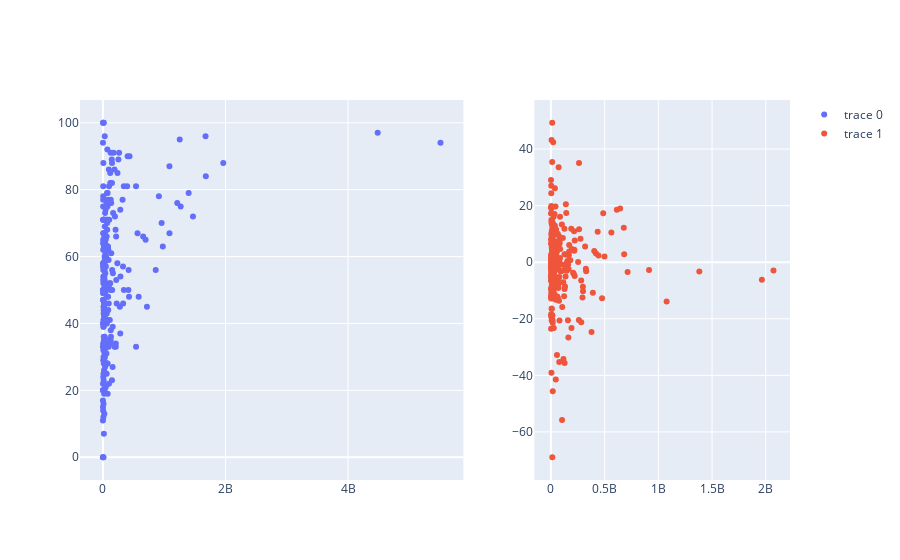

Notebook code cell kept with this figure:
### Code cell
fig = make_subplots(
    rows=1, cols=2, 
    column_widths=[0.6, 0.4],
    
)
    

_ = fig.add_trace(go.Scatter(
    x = logger.x_test["Core_Revenues"], y=residual_data['y_test'], mode='markers'
),1,1)

_ = fig.add_trace(go.Scatter(
    x = X_fe["Core_Revenues"], y=residual_data['residuals'], mode='markers'
), 1, 2)

   
fig.show()

### Figure 1 — Plotly figure (JSON) as saved in the notebook; plotly's stock layout.template omitted (floating-point values rounded to 4 significant figures; data arrays with more than 128 entries replaced by an {"elided": "..."} marker saying what was removed)
{"data": [{"mode": "markers", "type": "scatter", "x": {"elided": "278 int values"}, "xaxis": "x", "y": {"elided": "278 int values"}, "yaxis": "y"}, {"mode": "markers", "type": "scatter", "x": {"elided": "2315 int values"}, "xaxis": "x2", "y": {"elided": "278 float values"}, "yaxis": "y2"}], "layout": {"xaxis": {"anchor": "y", "domain": [0, 0.54]}, "xaxis2": {"anchor": "y2", "domain": [0.64, 1]}, "yaxis": {"anchor": "x", "domain": [0, 1]}, "yaxis2": {"anchor": "x2", "domain": [0, 1]}}}
